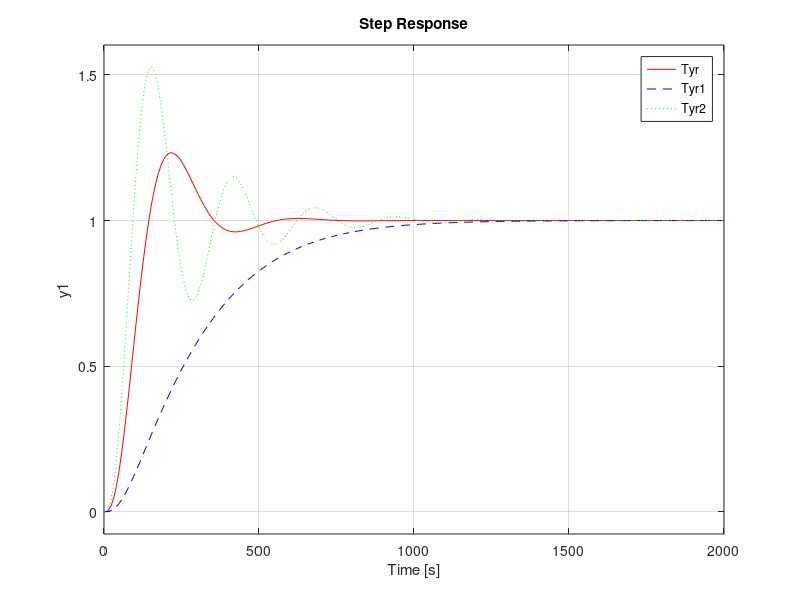

Recreate this plot in MATLAB.
% TASK 1 

clc; clear all; close all;

s = tf('s');
k1=1;
T1=75;
k2=1.2;
c0=85000;
c1=5700;
c2=150;

% Controller and Process;
C = (k1*T1*s+k1)/(T1*s);
G = tf(k2, [c0 c1 c2 1]);
L = C*G;
Tyr = feedback(L,1);
Tyr1 = feedback(.2*L,1);
Tyr2 = feedback(2*L,1);
Tyd = -feedback(G,C);
step(Tyr , 'r' , Tyr1 , 'b--' , Tyr2 , 'g:');
